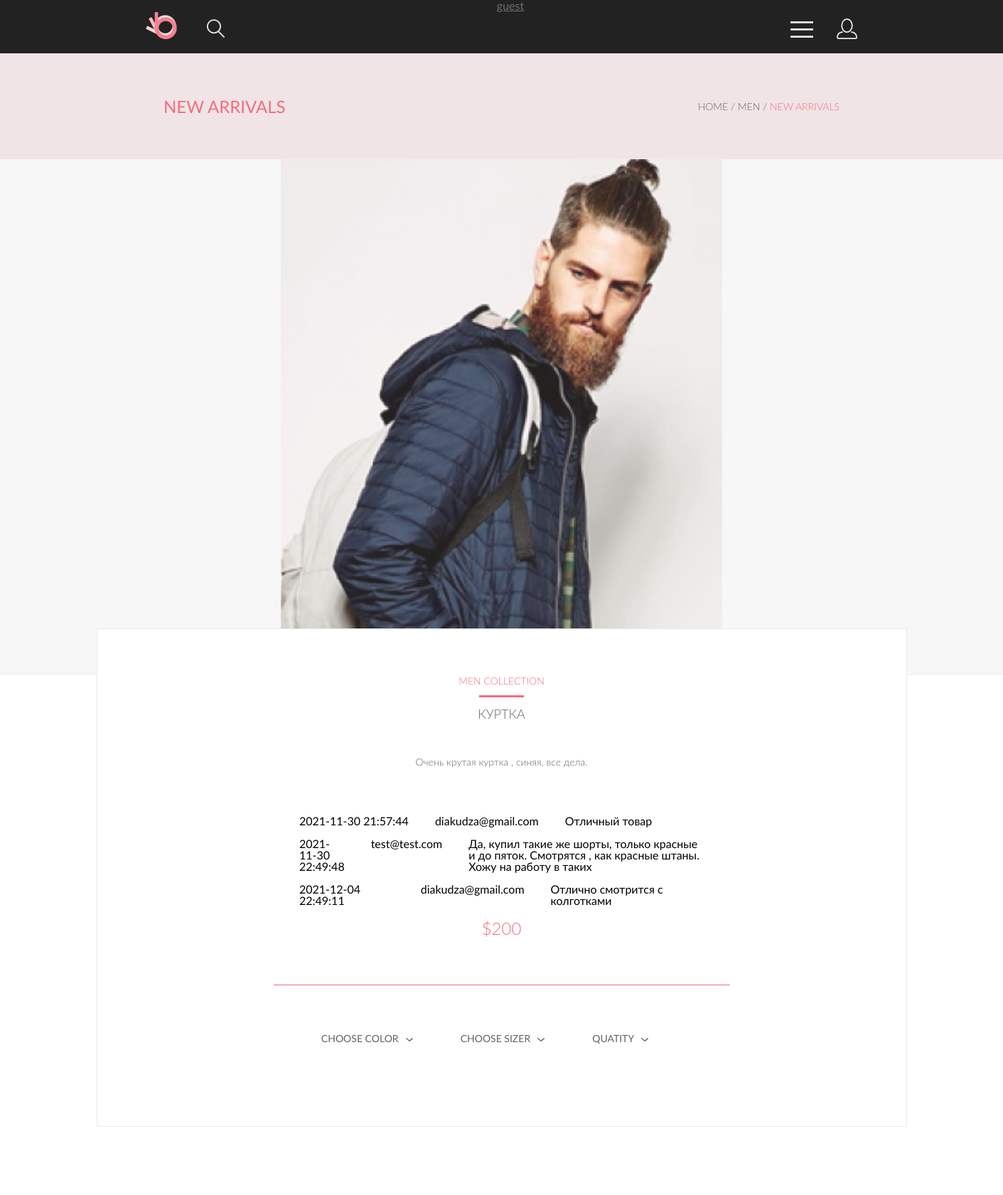
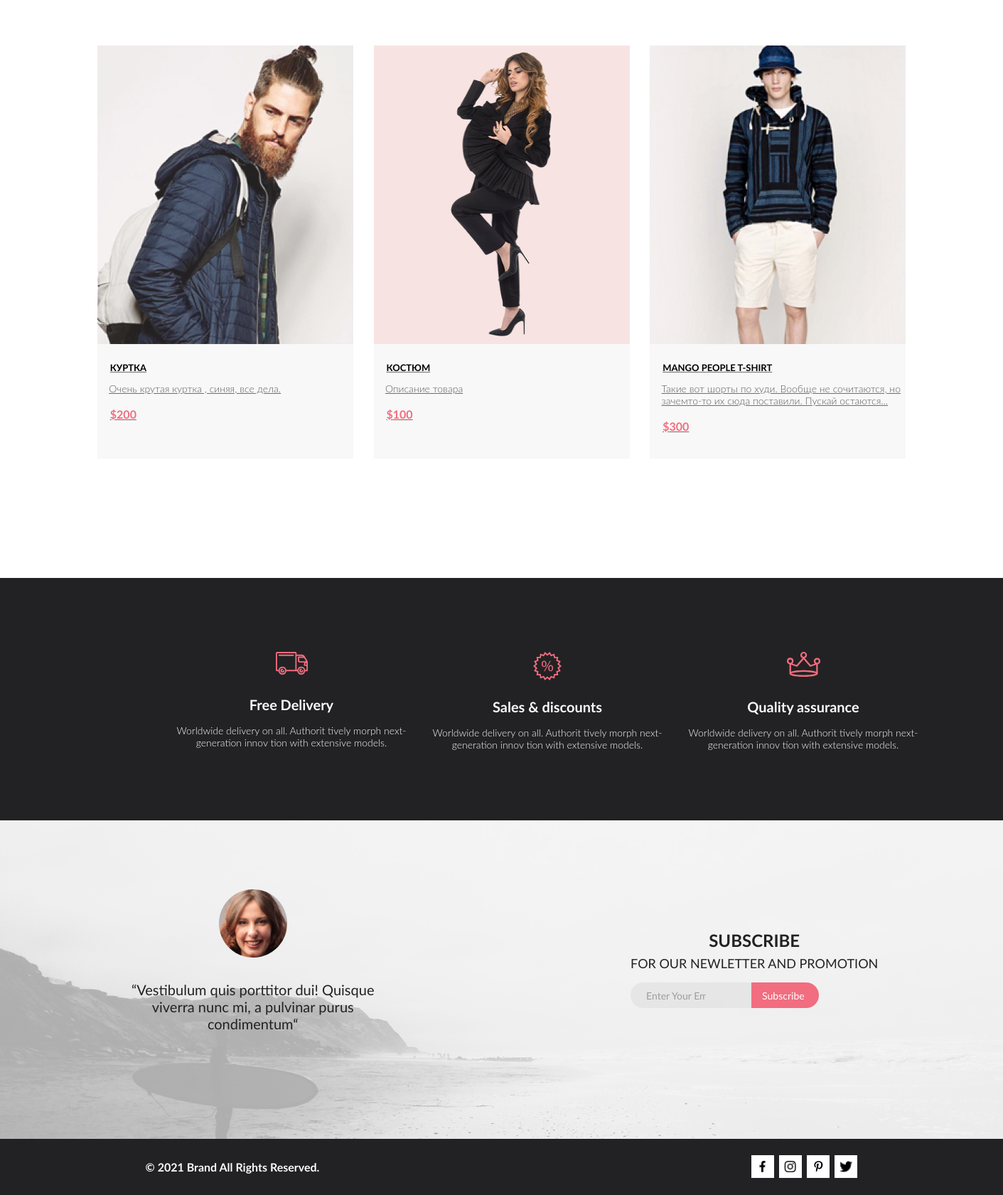
The page /?page=product&id_good=1 on the database its author committed (2 pictures, top to bottom).
### tables this page shows
CREATE TABLE `goods` (
  `id` int NOT NULL,
  `title` varchar(20) NOT NULL DEFAULT 'Заголовоктовара',
  `description` varchar(250) NOT NULL DEFAULT 'Описание товара',
  `count` int NOT NULL DEFAULT '1',
  `price` int NOT NULL,
  `photo` varchar(50) NOT NULL,
  `category` int NOT NULL
);

CREATE TABLE `review` (
  `id_review` int NOT NULL,
  `good_id` int NOT NULL,
  `user_id` int NOT NULL,
  `text` varchar(300) NOT NULL,
  `data` datetime NOT NULL DEFAULT CURRENT_TIMESTAMP
);

CREATE TABLE `user` (
  `idUser` int NOT NULL,
  `login` varchar(20) NOT NULL,
  `pass` varchar(100) DEFAULT NULL,
  `lastname` varchar(20) NOT NULL,
  `firstname` varchar(20) NOT NULL,
  `sex` varchar(10) NOT NULL
);

### engine/function.php (the view, shortened to what this page needs)
<?php
    function execQuery($db,$query){
        return mysqli_query($db,$query);
    }
    function showSomeMiniCard($db,$count,$isAuth = false) {
        $query=execQuery($db,"SELECT * FROM goods limit $count");
        foreach ($query as $item){
            productCard($db,$item['id'],$isAuth);
        }
    }
    function productCard ($db,$id,$isAuth = false) {
        foreach (execQuery($db,"SELECT * FROM goods WHERE id=$id") as $item): ?>
        <li class="product__card">
            <div class="product__card-imgbox">
                <img class="product__card-img" src="../public/img/<?= $item['photo'] ?>" height="420" alt="cadr_img">
            </div>
            <a href="?page=product&id_good=<?= $item['id'] ?>">
                <h4 class="product__card-header"><?= $item['title'] ?></h4>
                <p class="product__card-text">
                    <?= $item['description'] ?>
                </p>
                <h5 class="product__card-price">$<?= $item['price'] ?></h5>
            </a>
        </li>
    <?php endforeach;
    }
        $item=mysqli_fetch_assoc(execQuery($db,"SELECT *,c.id as idCart,c.count as countInCart FROM cart c LEFT JOIN goods g ON c.id_good = g.id WHERE g.id=$idGood AND userid=$userid")); ?>
    <?php
    function whichCollection($collect){
        switch ($collect){
            case 2: return "Men collection";
        }
    }
    function getSomeReviews($db,$id,$number=1){
        foreach (execQuery($db,"SELECT r.id_review,u.login,g.title,r.text,r.data FROM review r
            LEFT JOIN user u ON r.user_id = u.idUser
            LEFT JOIN goods g ON r.good_id = g.id WHERE r.good_id=$id") as $item): ?>
            <div class="review">
                <div><?= $item['data'] ?></div><div><?= $item['login'] ?></div><div><?= $item['text'] ?></div>
            </div><br>
        <?php endforeach;}

### template/product.php (shortened to what this page needs)
<?php $id_good=(!empty($_GET['id_good']))?$_GET['id_good']:1; ?>
<main class="white__back container">
        <section class="catalog__header container">
            <span class="catalog__header--arrivals">new arrivals</span>
            <nav class="breadcrumbs">
                <ul>
                    <li><a href="/"> home </a>/</li>
                    <li><a href="#">men </a>/</li>
                    <li><a href="#">new arrivals</a></li>
                </ul>
            </nav>
        </section>
        <section class="product__main">
            <?php foreach (execQuery($db,"SELECT * FROM goods WHERE id=$id_good") as $item): ?>
            <div class="product__main--top">
                <div class="slider" data-slider="chiefslider">
                    <div class="slider__container">
                        <div class="slider__wrapper">
                            <div class="slider__items">
                                <div class="slider__item">
                                    <div class="slider__item-container">
                                        <div class="slider__item-content"><img src="../public/img/<?= $item['photo'] ?>"
                                                height="724"></div>
                                    </div>
                                </div>
                            </div>
                        </div>
                    </div>
                </div>
            </div>
            <div class="product__main--card margin">
                <h4><?= whichCollection($item['category']) ?></h4>
                <div class="red_line_hor"></div>
                <h3><?= $item['title'] ?></h3>
                <p class="product__main--text"><?= $item['description'] ?></p>
                <?= getSomeReviews($db,$id_good) ?>
                <h2>$<?= $item['price'] ?></h2>
                <div class="red_line_hor_long"></div>
                <ul class="catalog__menu">
                    <li class="catalog__menu--it">choose color<img class="catalog__menu--it" src="../public/img/down.svg"></li>
                    <li class="catalog__menu--it">choose sizer<img class="catalog__menu--it" src="../public/img/down.svg"></li>
                    <li class="catalog__menu--it">quatity<img class="catalog__menu--it" src="../public/img/down.svg"></li>
                </ul>
            </div>
  <?php endforeach; ?>
            <div class="product__table width container">
                <ul class="product__list">
                    <?= showSomeMiniCard($db,3) ?>
                </ul>
            </div>
        </section>
</main>

### public/css/product.css (style rules this page uses)
article, aside, details, figcaption, figure, footer, header, hgroup, menu, nav, section { display: block; }
ol, ul { list-style: none; }
.margin { margin: 0 19% 0 19%; }
.width { width: 71%; }
.container { margin: 0px auto; }
a { color: #6F6E6E; }
.white__back { background-color: #ffffff; max-width: 1600px; display: flex; flex-direction: column; align-items: center; }
ul { list-style: none; }
.product__list { display: flex; justify-content: space-between; flex-wrap: wrap; }
.product__card { background: #F8F8F8; height: 581px; width: 360px; margin-bottom: 40px; }
.product__card-imgbox { position: relative; }
.product__card-img { margin: 0 0 25px; }
.product__card-header { margin-left: 18px; margin-bottom: 13px; font-size: 13px; line-height: 16px; color: #000000; text-transform: uppercase; }
.product__card-text { margin-left: 16.4px; margin-bottom: 18px; font-weight: 300; font-size: 14px; line-height: 17px; color: #5D5D5D; }
.product__card-price { margin-left: 18px; font-size: 16px; line-height: 19px; color: #F16D7F; }
.white__back { width: 100%; }
.catalog__header { display: flex; justify-content: space-between; align-items: center; width: 100%; height: 148px; background-color: #F1E4E6; padding: 0 230px 0 230px; text-transform: uppercase; box-sizing: border-box; }
.catalog__header--arrivals { font-size: 24px; line-height: 29px; color: #F16D7F; }
.slider { margin: 0 auto; }
.slider__item-content { display: flex; justify-content: center; }
.catalog__menu { display: flex; flex-direction: row; align-items: center; position: relative; text-transform: uppercase; margin: 0 0 50px; }
.catalog__menu--it { font-size: 14px; line-height: 17px; color: #636363; margin: 0 28px 0 10px; }
.breadcrumbs { font-weight: 300; font-size: 14px; line-height: 17px; color: #636363; }
.breadcrumbs a { text-decoration: none; color: #636363; }
.breadcrumbs ul li { display: inline-table; text-transform: uppercase; }
.breadcrumbs ul li:last-child > a { color: #F16D7F; }
.product__main { display: flex; flex-direction: column; align-items: center; margin: 0 0 128px; }
.product__main--top { display: flex; justify-content: space-between; background-color: #F7F7F7; align-items: center; border: 1px solid #EAEAEA; width: 1600px; }
.product__main--card { margin: -65px 0 0 0; width: 1140px; box-sizing: border-box; background-color: #FFF; border: 1px solid #EAEAEA; display: flex; justify-content: space-between; flex-direction: column; padding-top: 64px; align-items: center; padding-bottom: 65px; z-index: 1; }
.product__main--card h4 { font-size: 14px; line-height: 17px; font-weight: 300; font-style: normal; color: #F16D7F; margin: 0 0 12px 0; text-transform: uppercase; }
.product__main--card h3 { font-size: 18px; line-height: 22px; font-weight: 300; font-style: normal; color: #636363; margin: 12px 0 48.4px; text-transform: uppercase; }
.product__main--card h2 { font-size: 24px; line-height: 29px; font-weight: 300; font-style: normal; color: #F16D7F; }
.product__main--text { height: 51px; width: 555px; font-size: 14px; line-height: 17px; font-weight: 300; font-style: normal; text-align: center; color: #636363; margin: 0 0 32.5px; }
.red_line_hor { width: 63px; height: 3px; background-color: #F16D7F; }
.red_line_hor_long { width: 642px; height: 1px; background-color: #F16D7F; margin: 65.5px 0; }
.product__table { margin: 160px 0 0 0; }
.review { flex-direction: row; display: flex; width: 50%; gap: 37px; }

### public/css/chiefslider.css (style rules this page uses)
.slider { position: relative; }
.slider__container { overflow: hidden; }
.slider__items { display: flex; transition: transform 0.5s ease; }
.slider__item { flex: 0 0 100%; max-width: 100%; -webkit-user-select: none; -moz-user-select: none; -ms-user-select: none; user-select: none; }

### rows shown on the page
goods: photo (picture), category "MEN COLLECTION", title "КУРТКА", description "Очень крутая куртка , синяя, все дела.", price "200"
review: data "2021-11-30 21:57:44", user.login "diakudza@gmail.com", text "Отличный товар"
review: data "2021-11-30 22:49:48", user.login "test@test.com", text "Да, купил такие же шорты, только красные и до пяток. Смотрятся , как красные штаны. Хожу на работу в таких"
review: data "2021-12-04 22:49:11", user.login "diakudza@gmail.com", text "Отлично смотрится с колготками"
goods: photo (picture), title "КОСТЮМ", description "Описание товара", price "100"
goods: photo (picture), title "MANGO PEOPLE T-SHIRT", description "Такие вот шорты по худи. Вообще не сочитаются, но зачемто-то их сюда поставили. Пускай остаются...", price "300"
